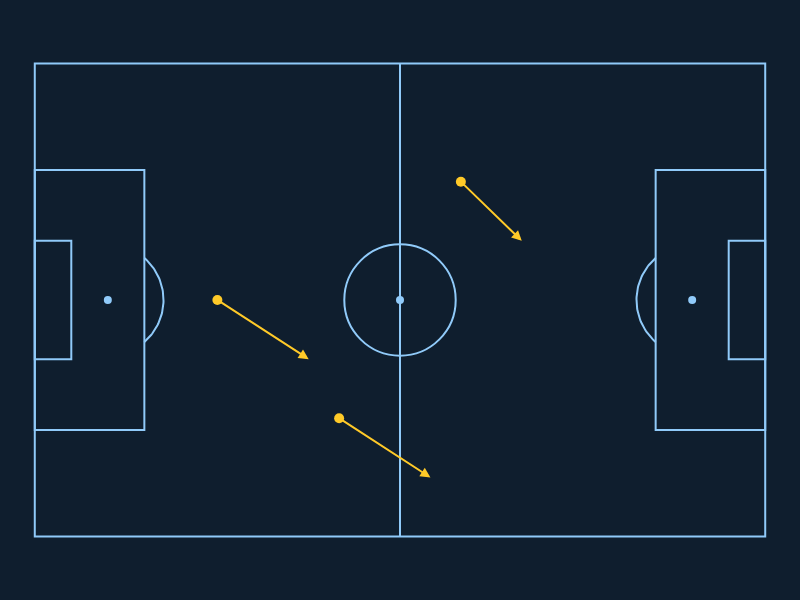

The cell this chart's notebook holds for it:
### Code cell
data = pd.DataFrame({
    'x': [30, 50, 70],
    'y': [40, 60, 20],
    'x2': [45, 65, 80],
    'y2': [50, 70, 30],
    'player': ['Alice', 'Bob', 'Carol']
})

# Create a pitch with a dark theme and Opta dimensions
pitch = pb.viz.Pitch(theme="night")

# Plot the passes as arrows
pitch.plot_arrows(
    data, x='x', y='y', x_end='x2', y_end='y2'
)

# Optional: plot player positions at the start of the arrows
pitch.plot_scatter(data, x='x', y='y', hover='player')

# Show the pitch
pitch.show()

### Figure 1 — Plotly figure (JSON) as saved in the notebook; plotly's stock layout.template omitted (floating-point values rounded to 4 significant figures)
{"data": [{"hoverinfo": "skip", "line": {"color": "#90caf9"}, "mode": "lines", "showlegend": false, "type": "scatter", "x": [15.75, 15.96, 16.16, 16.35, 16.54, 16.72, 16.89, 17.06, 17.21, 17.36, 17.5, 17.63, 17.76, 17.87, 17.97, 18.07, 18.16, 18.23, 18.3, 18.36, 18.41, 18.45, 18.48, 18.5, 18.51, 18.51, 18.5, 18.48, 18.45, 18.41, 18.36, 18.3, 18.23, 18.16, 18.07, 17.97, 17.87, 17.76, 17.63, 17.5, 17.36, 17.21, 17.06, 16.89, 16.72, 16.54, 16.35, 16.16, 15.96, 15.75], "y": [27.96, 28.14, 28.34, 28.54, 28.75, 28.96, 29.18, 29.41, 29.64, 29.87, 30.12, 30.36, 30.61, 30.87, 31.13, 31.39, 31.66, 31.93, 32.2, 32.47, 32.75, 33.02, 33.3, 33.58, 33.86, 34.14, 34.42, 34.7, 34.98, 35.25, 35.53, 35.8, 36.07, 36.34, 36.61, 36.87, 37.13, 37.39, 37.64, 37.88, 38.13, 38.36, 38.59, 38.82, 39.04, 39.25, 39.46, 39.66, 39.86, 40.04]}, {"hoverinfo": "skip", "line": {"color": "#90caf9"}, "mode": "lines", "showlegend": false, "type": "scatter", "x": [89.25, 89.04, 88.84, 88.65, 88.46, 88.28, 88.11, 87.94, 87.79, 87.64, 87.5, 87.37, 87.24, 87.13, 87.03, 86.93, 86.84, 86.77, 86.7, 86.64, 86.59, 86.55, 86.52, 86.5, 86.49, 86.49, 86.5, 86.52, 86.55, 86.59, 86.64, 86.7, 86.77, 86.84, 86.93, 87.03, 87.13, 87.24, 87.37, 87.5, 87.64, 87.79, 87.94, 88.11, 88.28, 88.46, 88.65, 88.84, 89.04, 89.25], "y": [40.04, 39.86, 39.66, 39.46, 39.25, 39.04, 38.82, 38.59, 38.36, 38.13, 37.88, 37.64, 37.39, 37.13, 36.87, 36.61, 36.34, 36.07, 35.8, 35.53, 35.25, 34.98, 34.7, 34.42, 34.14, 33.86, 33.58, 33.3, 33.02, 32.75, 32.47, 32.2, 31.93, 31.66, 31.39, 31.13, 30.87, 30.61, 30.36, 30.12, 29.87, 29.64, 29.41, 29.18, 28.96, 28.75, 28.54, 28.34, 28.14, 27.96]}, {"hoverinfo": "skip", "marker": {"color": "#90caf9", "size": 8}, "mode": "markers", "showlegend": false, "type": "scatter", "x": [10.5], "y": [34]}, {"hoverinfo": "skip", "marker": {"color": "#90caf9", "size": 8}, "mode": "markers", "showlegend": false, "type": "scatter", "x": [94.5], "y": [34]}, {"hoverinfo": "skip", "marker": {"color": "#90caf9", "size": 8}, "mode": "markers", "showlegend": false, "type": "scatter", "x": [52.5], "y": [34]}, {"hoverinfo": "text", "hovertext": ["Alice (30, 40)", "Bob (50, 60)", "Carol (70, 20)"], "marker": {"color": "#ffca28", "size": 10}, "mode": "markers", "showlegend": false, "type": "scatter", "x": [26.25, 43.75, 61.25], "y": [34.0, 17.0, 51.0]}], "layout": {"annotations": [{"arrowcolor": "#ffca28", "arrowhead": 2, "arrowsize": 1, "arrowwidth": 2, "ax": 26.25, "axref": "x", "ay": 34, "ayref": "y", "opacity": 1, "showarrow": true, "x": 39.38, "xref": "x", "y": 25.5, "yref": "y"}, {"arrowcolor": "#ffca28", "arrowhead": 2, "arrowsize": 1, "arrowwidth": 2, "ax": 43.75, "axref": "x", "ay": 17, "ayref": "y", "opacity": 1, "showarrow": true, "x": 56.88, "xref": "x", "y": 8.5, "yref": "y"}, {"arrowcolor": "#ffca28", "arrowhead": 2, "arrowsize": 1, "arrowwidth": 2, "ax": 61.25, "axref": "x", "ay": 51, "ayref": "y", "opacity": 1, "showarrow": true, "x": 70, "xref": "x", "y": 42.5, "yref": "y"}], "font": {"color": "#90caf9", "family": "Helvetica Neue, Arial, sans-serif"}, "height": 600, "hoverlabel": {"bgcolor": "rgba(255,255,255,0.15)", "bordercolor": "rgba(144,202,249,0.6)", "font": {"color": "white", "family": "Helvetica Neue, Arial, sans-serif", "size": 16}}, "margin": {"b": 0, "l": 0, "r": 0, "t": 0}, "paper_bgcolor": "#0f1e2e", "plot_bgcolor": "#0f1e2e", "shapes": [{"line": {"color": "#90caf9"}, "type": "rect", "x0": 0, "x1": 105, "y0": 0, "y1": 68}, {"line": {"color": "#90caf9"}, "type": "rect", "x0": 52.5, "x1": 52.5, "y0": 68, "y1": 0}, {"line": {"color": "#90caf9"}, "type": "rect", "x0": 0, "x1": 15.75, "y0": 52.7, "y1": 15.3}, {"line": {"color": "#90caf9"}, "type": "rect", "x0": 89.25, "x1": 105, "y0": 52.7, "y1": 15.3}, {"line": {"color": "#90caf9"}, "type": "rect", "x0": 0, "x1": 5.25, "y0": 42.5, "y1": 25.5}, {"line": {"color": "#90caf9"}, "type": "rect", "x0": 99.75, "x1": 105, "y0": 42.5, "y1": 25.5}, {"line": {"color": "#90caf9"}, "type": "circle", "x0": 44.49, "x1": 60.51, "y0": 25.99, "y1": 42.01}], "showlegend": false, "title": {}, "width": 800, "xaxis": {"constrain": "domain", "fixedrange": true, "range": [-5, 110], "scaleanchor": "y", "showgrid": false, "showticklabels": false, "visible": false, "zeroline": false}, "yaxis": {"constrain": "domain", "fixedrange": true, "range": [-5, 73], "showgrid": false, "showticklabels": false, "visible": false, "zeroline": false}}}
